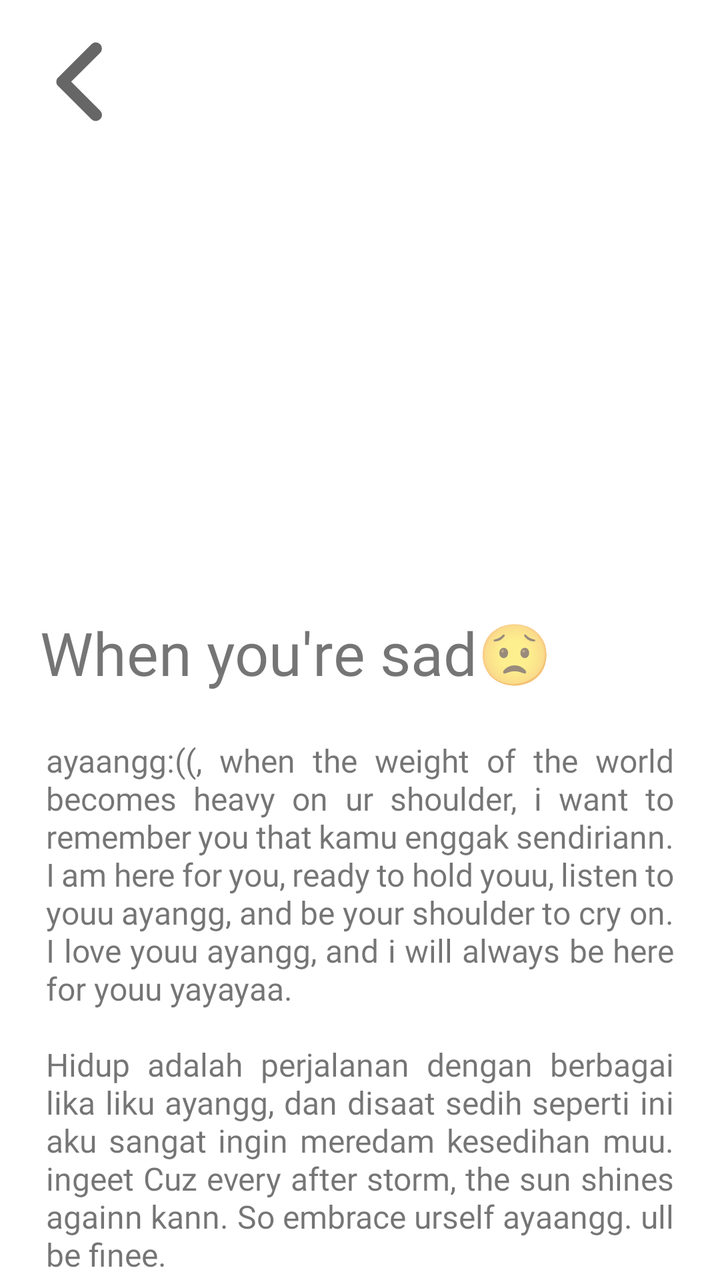
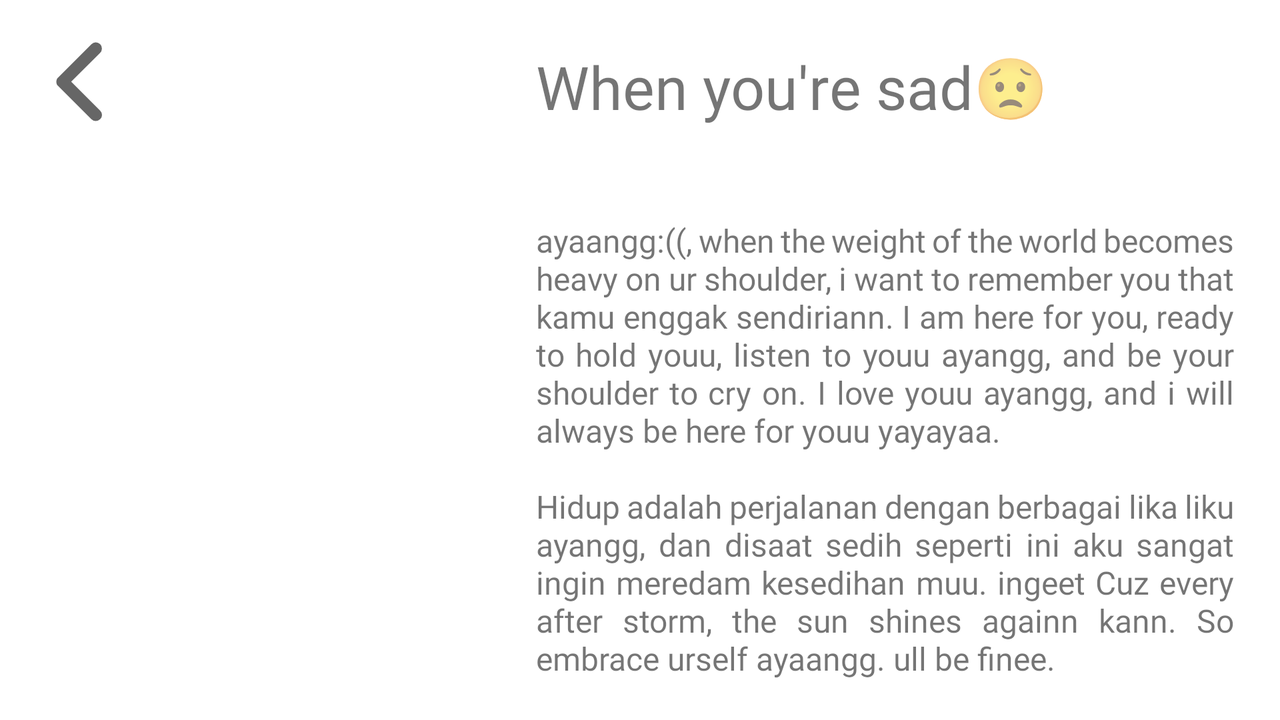

One screen, two layout resources from the same app: the default and the repository's alternative for another configuration. Each is rendered where Android would select it; the XML of both is given below.
<!-- AndroidManifest.xml: application theme Theme.BirdDay -->
<!-- res/layout/activity_when_sad.xml -->
<?xml version="1.0" encoding="utf-8"?>
<androidx.constraintlayout.widget.ConstraintLayout xmlns:android="http://schemas.android.com/apk/res/android"
    xmlns:app="http://schemas.android.com/apk/res-auto"
    xmlns:tools="http://schemas.android.com/tools"
    android:layout_width="match_parent"
    android:layout_height="match_parent"
    tools:context=".WhenSad">

    <ImageView
        android:id="@+id/imageView3"
        android:layout_width="205dp"
        android:layout_height="200dp"
        android:layout_marginTop="16dp"
        android:scaleType="centerCrop"
        app:layout_constraintEnd_toEndOf="parent"
        app:layout_constraintStart_toStartOf="parent"
        app:layout_constraintTop_toBottomOf="@+id/imageView4"
        android:transitionName="when2"
        app:srcCompat="@drawable/when_sad" />

    <ImageButton
        android:id="@+id/imageView4"
        android:layout_width="50dp"
        android:layout_height="50dp"
        android:layout_marginStart="16dp"
        android:layout_marginTop="16dp"
        android:onClick="backToMain"
        android:backgroundTint="@color/transparent"
        app:layout_constraintStart_toStartOf="parent"
        app:layout_constraintTop_toTopOf="parent"
        app:srcCompat="@drawable/chevron_left" />

    <TextView
        android:id="@+id/textView"
        android:layout_width="wrap_content"
        android:layout_height="wrap_content"
        android:layout_marginStart="16dp"
        android:layout_marginTop="24dp"
        android:fontFamily="@font/raleway_extrabold"
        android:text="When you're sad😟"
        android:textSize="30sp"
        app:layout_constraintEnd_toEndOf="parent"
        app:layout_constraintHorizontal_bias="0.045"
        app:layout_constraintStart_toStartOf="parent"
        app:layout_constraintTop_toBottomOf="@+id/imageView3" />

    <LinearLayout
        android:id="@+id/linearLayout"
        android:layout_width="match_parent"
        android:layout_height="0dp"
        android:orientation="vertical"
        app:layout_constraintBottom_toBottomOf="parent"
        app:layout_constraintTop_toBottomOf="@id/textView">

        <ScrollView
            android:layout_width="match_parent"
            android:layout_height="wrap_content"
            android:scrollbars="none"
            app:layout_constraintEnd_toEndOf="parent"
            app:layout_constraintStart_toStartOf="parent"
            app:layout_constraintTop_toBottomOf="@id/linearLayout">

            <LinearLayout
                android:layout_width="match_parent"
                android:layout_height="match_parent"
                android:orientation="vertical">

                <TextView
                    android:layout_width="match_parent"
                    android:layout_height="wrap_content"
                    android:fontFamily="@font/raleway_extrabold"
                    android:justificationMode="inter_word"
                    android:padding="23dp"
                    android:text="ayaangg:((, when the weight of the world becomes heavy on ur shoulder, i want to remember you that kamu enggak sendiriann. I am here for you, ready to hold youu, listen to youu ayangg, and be your shoulder to cry on. I love youu ayangg, and i will always be here for youu yayayaa.\n\nHidup adalah perjalanan dengan berbagai lika liku ayangg, dan disaat sedih seperti ini aku sangat ingin meredam kesedihan muu. ingeet Cuz every after storm, the sun shines againn kann. So embrace urself ayaangg. ull be finee.\n\nI love youu and swipe ur tearss"
                    android:textSize="16sp">

                </TextView>

                <androidx.gridlayout.widget.GridLayout
                    android:layout_width="match_parent"
                    android:layout_height="match_parent"
                    android:layout_gravity="center">

                    <TextView
                        android:id="@+id/sadCount"
                        android:layout_width="wrap_content"
                        android:layout_height="wrap_content"
                        android:gravity="center"
                        android:text=""
                        android:fontFamily="@font/raleway_extrabold"
                        android:textSize="35sp"
                        app:layout_column="0"
                        app:layout_gravity="fill">

                    </TextView>

                    <Button
                        android:drawableEnd="@drawable/sad_icon"
                        android:drawableTint="@color/white"
                        android:id="@+id/sadButton"
                        android:layout_width="wrap_content"
                        android:layout_height="wrap_content"
                        android:text="I'm Sad rn"
                        android:textColor="@color/white"
                        android:textSize="16sp"
                        android:backgroundTint="@color/sad_blue"
                        android:fontFamily="@font/raleway_extrabold"
                        android:onClick="sadButton"
                        >

                    </Button>


                </androidx.gridlayout.widget.GridLayout>

                <EditText
                    android:id="@+id/whySad"
                    android:layout_width="match_parent"
                    android:layout_height="wrap_content"
                    android:layout_margin="16dp"
                    android:hint="ayaang kenapa sedihh?"
                    android:inputType="textMultiLine"
                    android:fontFamily="@font/raleway_extrabold"
                    android:textSize="16sp">

                </EditText>

            </LinearLayout>

        </ScrollView>

    </LinearLayout>



</androidx.constraintlayout.widget.ConstraintLayout>
<!-- resources referenced by this layout -->
<resources>
  <color name="sad_blue">#004b90</color>
  <color name="transparent">#00000000</color>
  <color name="white">#FFFFFFFF</color>
  <!-- drawable chevron_left (drawable) -->
  <?xml version="1.0" encoding="utf-8"?>
  <vector xmlns:android="http://schemas.android.com/apk/res/android"
      android:width="80dp"
      android:height="80dp"
      android:viewportWidth="960"
      android:viewportHeight="960"
      android:tint="?attr/colorControlNormal">
      <path
          android:fillColor="@android:color/white"
          android:pathData="M536,703L337,504Q331,499 328.5,492.5Q326,486 326,478Q326,471 328.5,464.5Q331,458 337,453L537,253Q548,242 562.5,242Q577,242 589,253Q600,264 599.5,279.5Q599,295 588,306L415,478L589,652Q600,663 600,677.5Q600,692 589,703Q577,714 562,714Q547,714 536,703Z"/>
  </vector>
  <style name="Theme.BirdDay" parent="Base.Theme.BirdDay" />
  <style name="Base.Theme.BirdDay" parent="Theme.MaterialComponents.DayNight.NoActionBar">
          <item name="android:statusBarColor">#FF191414</item>
          
          
      </style>
</resources>
<!-- res/layout-land/activity_when_sad.xml (the repository's variant of the layout above) -->
<!-- drawn on the phone turned sideways -->
<?xml version="1.0" encoding="utf-8"?>
<androidx.constraintlayout.widget.ConstraintLayout xmlns:android="http://schemas.android.com/apk/res/android"
    xmlns:app="http://schemas.android.com/apk/res-auto"
    xmlns:tools="http://schemas.android.com/tools"
    android:layout_width="match_parent"
    android:layout_height="match_parent"
    tools:context=".WhenSad">

    <LinearLayout
        android:layout_width="match_parent"
        android:layout_height="match_parent"
        android:orientation="horizontal"
        app:layout_constraintBottom_toBottomOf="parent"
        app:layout_constraintStart_toStartOf="parent"
        app:layout_constraintTop_toTopOf="parent">


        <LinearLayout
            android:layout_width="wrap_content"
            android:layout_height="match_parent"
            android:orientation="vertical">

            <ImageButton
                android:id="@+id/imageView4"
                android:layout_width="50dp"
                android:layout_height="50dp"
                android:layout_marginStart="16dp"
                android:layout_marginTop="16dp"
                android:onClick="backToMain"
                android:backgroundTint="@color/transparent"
                app:layout_constraintStart_toStartOf="parent"
                app:layout_constraintTop_toTopOf="parent"
                app:srcCompat="@drawable/chevron_left" />

            <ImageView
                android:id="@+id/imageView3"
                android:layout_width="205dp"
                android:layout_height="200dp"
                android:layout_margin="20dp"
                android:scaleType="centerCrop"
                app:layout_constraintEnd_toEndOf="parent"
                app:layout_constraintStart_toStartOf="parent"
                app:layout_constraintTop_toBottomOf="@+id/imageView4"
                android:transitionName="when2"
                app:srcCompat="@drawable/when_sad" />

        </LinearLayout>

        <LinearLayout
            android:layout_width="match_parent"
            android:layout_height="wrap_content"
            android:orientation="vertical">

            <TextView
                android:id="@+id/textView"
                android:layout_width="match_parent"
                android:layout_height="wrap_content"
                android:padding="23dp"
                android:fontFamily="@font/raleway_extrabold"
                android:text="When you're sad😟"
                android:textSize="30sp"
                app:layout_constraintEnd_toEndOf="parent"
                app:layout_constraintHorizontal_bias="0.045"
                app:layout_constraintStart_toStartOf="parent"
                app:layout_constraintTop_toBottomOf="@+id/imageView3" />


            <ScrollView
                android:layout_width="match_parent"
                android:layout_height="match_parent"
                android:scrollbars="none"
                app:layout_constraintEnd_toEndOf="parent"
                app:layout_constraintStart_toStartOf="parent"
                app:layout_constraintTop_toBottomOf="@id/linearLayout">

                <LinearLayout
                    android:layout_width="match_parent"
                    android:layout_height="match_parent"
                    android:orientation="vertical">

                    <TextView
                        android:layout_width="match_parent"
                        android:layout_height="wrap_content"
                        android:fontFamily="@font/raleway_extrabold"
                        android:justificationMode="inter_word"
                        android:padding="23dp"
                        android:text="ayaangg:((, when the weight of the world becomes heavy on ur shoulder, i want to remember you that kamu enggak sendiriann. I am here for you, ready to hold youu, listen to youu ayangg, and be your shoulder to cry on. I love youu ayangg, and i will always be here for youu yayayaa.\n\nHidup adalah perjalanan dengan berbagai lika liku ayangg, dan disaat sedih seperti ini aku sangat ingin meredam kesedihan muu. ingeet Cuz every after storm, the sun shines againn kann. So embrace urself ayaangg. ull be finee.\n\nI love youu and swipe ur tearss"
                        android:textSize="16sp">

                    </TextView>

                    <androidx.gridlayout.widget.GridLayout
                        android:layout_width="match_parent"
                        android:layout_height="match_parent"
                        android:layout_gravity="center">

                        <TextView
                            android:id="@+id/sadCount"
                            android:layout_width="wrap_content"
                            android:layout_height="wrap_content"
                            android:gravity="center"
                            android:text=""
                            android:fontFamily="@font/raleway_extrabold"
                            android:textSize="35sp"
                            app:layout_column="0"
                            app:layout_gravity="fill">

                        </TextView>

                        <Button
                            android:drawableEnd="@drawable/sad_icon"
                            android:drawableTint="@color/white"
                            android:id="@+id/sadButton"
                            android:layout_width="wrap_content"
                            android:layout_height="wrap_content"
                            android:text="I'm Sad rn"
                            android:textColor="@color/white"
                            android:textSize="16sp"
                            android:backgroundTint="@color/sad_blue"
                            android:fontFamily="@font/raleway_extrabold"
                            android:onClick="sadButton"
                            >

                        </Button>


                    </androidx.gridlayout.widget.GridLayout>

                    <EditText
                        android:id="@+id/whySad"
                        android:layout_width="match_parent"
                        android:layout_height="wrap_content"
                        android:layout_margin="16dp"
                        android:hint="ayaang kenapa sedihh?"
                        android:inputType="textMultiLine"
                        android:fontFamily="@font/raleway_extrabold"
                        android:textSize="16sp">

                    </EditText>

                </LinearLayout>

            </ScrollView>

        </LinearLayout>

    </LinearLayout>

</androidx.constraintlayout.widget.ConstraintLayout>
